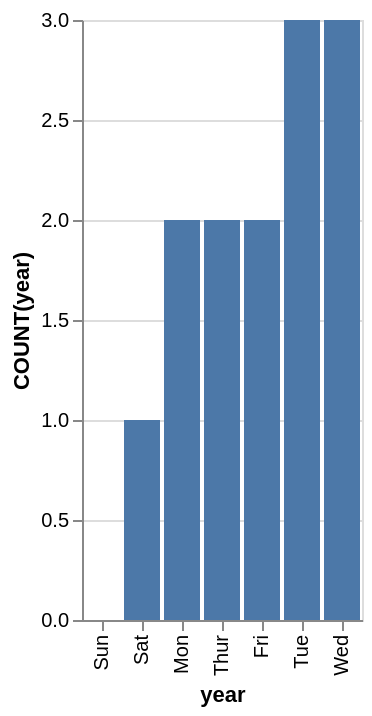

Write a Vega-Lite specification for this figure.
### Vega-Lite specification from a JSON file in a GitHub repository (floating-point values rounded to 4 significant figures)
{"data": {"values": [{"x_data": "Mon", "y_data": 2}, {"x_data": "Tue", "y_data": 3}, {"x_data": "Wed", "y_data": 3}, {"x_data": "Thur", "y_data": 2}, {"x_data": "Fri", "y_data": 2}, {"x_data": "Sat", "y_data": 1}, {"x_data": "Sun", "y_data": 0}]}, "mark": "bar", "encoding": {"x": {"field": "x_data", "type": "nominal", "title": "year", "sort": {"op": "sum", "field": "y_data", "order": "ascending"}}, "y": {"field": "y_data", "type": "quantitative", "title": "COUNT(year)"}}}
